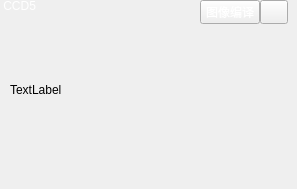
                <widget class="QWidget" name="widget_p13" native="true">
                 <widget class="QLabel" name="label_p13">
                  <property name="geometry">
                   <rect>
                    <x>0</x>
                    <y>0</y>
                    <width>54</width>
                    <height>12</height>
                   </rect>
                  </property>
                  <property name="styleSheet">
                   <string notr="true">color: rgb(255, 255, 255);
background-color: transparent;</string>
                  </property>
                  <property name="text">
                   <string> CCD5</string>
                  </property>
                 </widget>
                 <widget class="QPushButton" name="pushButton_p13_3">
                  <property name="geometry">
                   <rect>
                    <x>260</x>
                    <y>0</y>
                    <width>28</width>
                    <height>24</height>
                   </rect>
                  </property>
                  <property name="sizePolicy">
                   <sizepolicy hsizetype="Fixed" vsizetype="Fixed">
                    <horstretch>0</horstretch>
                    <verstretch>0</verstretch>
                   </sizepolicy>
                  </property>
                  <property name="styleSheet">
                   <string notr="true">color: rgb(255, 255, 255);</string>
                  </property>
                  <property name="text">
                   <string/>
                  </property>
                  <property name="icon">
                   <iconset resource="../resource.qrc">
                    <normaloff>:/run/icon/run.png</normaloff>:/run/icon/run.png</iconset>
                  </property>
                 </widget>
                 <widget class="QPushButton" name="pushButton_p13_1">
                  <property name="geometry">
                   <rect>
                    <x>200</x>
                    <y>0</y>
                    <width>60</width>
                    <height>24</height>
                   </rect>
                  </property>
                  <property name="sizePolicy">
                   <sizepolicy hsizetype="Fixed" vsizetype="Fixed">
                    <horstretch>0</horstretch>
                    <verstretch>0</verstretch>
                   </sizepolicy>
                  </property>
                  <property name="minimumSize">
                   <size>
                    <width>60</width>
                    <height>24</height>
                   </size>
                  </property>
                  <property name="maximumSize">
                   <size>
                    <width>60</width>
                    <height>24</height>
                   </size>
                  </property>
                  <property name="styleSheet">
                   <string notr="true">color: rgb(255, 255, 255);</string>
                  </property>
                  <property name="text">
                   <string>图像编译</string>
                  </property>
                  <property name="autoRepeatDelay">
                   <number>300</number>
                  </property>
                  <property name="autoRepeatInterval">
                   <number>100</number>
                  </property>
                  <property name="autoDefault">
                   <bool>false</bool>
                  </property>
                  <property name="default">
                   <bool>false</bool>
                  </property>
                 </widget>
                 <widget class="QLabel" name="label_p13_central">
                  <property name="geometry">
                   <rect>
                    <x>10</x>
                    <y>0</y>
                    <width>270</width>
                    <height>180</height>
                   </rect>
                  </property>
                  <property name="text">
                   <string>TextLabel</string>
                  </property>
                 </widget>
                 <zorder>label_p13_central</zorder>
                 <zorder>label_p13</zorder>
                 <zorder>pushButton_p13_3</zorder>
                 <zorder>pushButton_p13_1</zorder>
                </widget>
